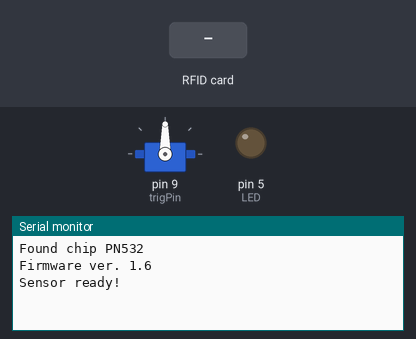
Recording of a sketch running on a simulated Arduino Uno, built with avr-gcc and run on an emulated ATmega328P. On the bench: servo, output pins drawn as LEDs (lit = HIGH), the last lines printed to the serial monitor. Inputs (shaded band) come from the test bench.

Above: at 1.2 s.
1.3 s: RFID card 79 C4 4D 50 held to the reader
At 2.1 s:
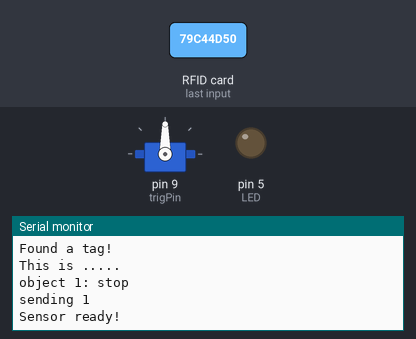
2.8 s: RFID card 69 12 CF 14 held to the reader
At 3.1 s:
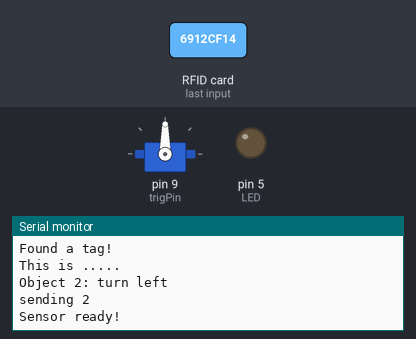
4.3 s: RFID card 19 E0 71 7C held to the reader
At 5.7 s:
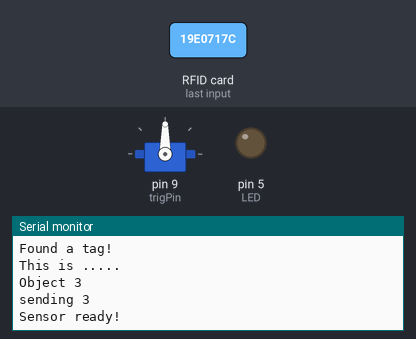

Measured:
- after the input at 1.3 s, the serial monitor: prints a new line at once (image 1)
- after the input at 2.8 s, the serial monitor: prints a new line at once (image 2)
- after the input at 4.3 s, the serial monitor: prints a new line at once (image 3)

The sketch:

bidirectional_SPI.ino
```cpp
#include <Adafruit_PN532.h>
#include <SPI.h>
#include <Servo.h>
#include <Wire.h>

//Bi-directinal SPI
//13 SCK  (serial clock)
//12 MISO (master in slave out)
//11 MOSI (master out slave in)
//10 SS (slave select)

// If using the breakout or shield with I2C, define just the pins connected
// to the IRQ and reset lines.  Use the values below (2, 3) for the shield!
//RFID module
#define PN532_IRQ   (2)  //pin 3 of the RJ12 17 (2)
#define PN532_RESET (3)  // pin 4 of the RJ12 9  (3)

int send_data[6];

// Or use this line for a breakout or shield with an I2C connection:
Adafruit_PN532 nfc(PN532_IRQ, PN532_RESET);


Servo myservo;
//initialize the buffer
int bufSize = 4;
char buf [4];
volatile byte pos = 0;
//volatile boolean process_it;
//different sensors pins initialization
int trigPin = 3; //setting the pins for ultrasonic here for testing purpose
int echoPin = A1;
int infra;
int line;
int encoderPin;
int motorpin1;
int motorpin2;
long duration,cm;
int n = 0;
bool valid = false;
bool process_it = false;
String x = "";
int LED = 5;
byte newbyte = 0;
int first, second, third, fourth;

bool found_tag = false;
//int interruptPin = 10; //might not be necessary

void setup() {
  Serial.begin(115200);
  pinMode (MISO, OUTPUT);
  SPCR |= bit (SPE); //turn on SPI in slave mode
  pinMode(trigPin, OUTPUT);
  pinMode(echoPin, INPUT);
  pinMode(LED, OUTPUT);
  pos = 0;
  //process_it = false;
  myservo.attach(9);
  //turn on the interrupt
  SPI.attachInterrupt();

  //RFID initialization
  nfc.begin();

 uint32_t versiondata = nfc.getFirmwareVersion();
  if (! versiondata) {
    Serial.print("Didn't find PN53x board");
    while (1); // halt
  }

  // Got ok data, print it out!
  Serial.print("Found chip PN5"); Serial.println((versiondata>>24) & 0xFF, HEX);
  Serial.print("Firmware ver. "); Serial.print((versiondata>>16) & 0xFF, DEC);
  Serial.print('.'); Serial.println((versiondata>>8) & 0xFF, DEC);

  // Set the max number of retry attempts to read from a card
  // This prevents us from waiting forever for a card, which is
  // the default behaviour of the PN532.
  nfc.setPassiveActivationRetries(0xFF);

  // configure board to read RFID tags
  nfc.SAMConfig();
}

//SPI ISR (Interrupt Service Routine)

ISR (SPI_STC_vect){

  byte c = SPDR; //get byte from the SPI data register
  //detect the beginning of the buffer, do not put it in the buffer
  if (c == '\n'){
    valid = true;
  }
  //detect the end character
  else if (c == '\r'){
    valid = false;
//    buf[0] = 0;
//    buf[1] = 0;
      pos = 0;
//  process_it = true;
  }
  //put data into the buffer
  if ((valid == true) && (c != '\n') && (c != '\r')){
    if (pos < bufSize ){  ///sizeof buffer
    buf [pos] = c;
    pos ++;
  }
  }
}

void RFID_reading(){
  boolean success;
  uint8_t uid[] = { 0, 0, 0, 0, 0, 0, 0 };  // Buffer to store the returned UID
  //the RFID tag we are using has UID of 4 bytes
  uint8_t uidLength;        // Length of the UID (4 or 7 bytes depending on ISO14443A card type)
  bool found_a_tag = false;

  // Wait for an ISO14443A type cards (Mifare, etc.).  When one is found
  // 'uid' will be populated with the UID, and uidLength will indicate
  // if the uid is 4 bytes (Mifare Classic) or 7 bytes (Mifare Ultralight)

  success = nfc.readPassiveTargetID(PN532_MIFARE_ISO14443A, &uid[0], &uidLength);

  if (success) {
    bool found_a_tag = true;
    //the correct order is 209, 21, 230, and 219
    //for the one with blue tag
    //19-->25
    //E0--> 224
    //71 -->113
    //7C --> 124
    Serial.println("Found a card!");
    Serial.print("UID Length: ");
    Serial.print(uidLength, DEC);
    Serial.println(" bytes");

    if (found_a_tag){
        for (uint8_t i=0; i < uidLength; i++)
        {
          //Serial.print(" 0x");
          //Serial.println(uid[i], HEX);
          Serial.print("sending");
          Serial.println(uid[i],DEC);
          SPDR = uid[i];
        }
      found_a_tag = false;
    }
  }

       else
  {
    // PN532 probably timed out waiting for a card
    Serial.println("Timed out waiting for a card");
  }

  delay(500);
  SPDR = 0;
  }


/*for servo demo
 * make the servo to turn the angle specified by pi
*/
void servo_demo(){
  //send 'ss' with the start and end character
  //as indication of setting servo angles
    if (buf[0] == 's' && buf[1] == 's' ){
      int a = buf[2];
      Serial.println(a);
      myservo.write(a);

  }
}

/*Getting distance data from the ultrasonic sensors  */
void get_distance(){
  digitalWrite(trigPin,LOW);
  delayMicroseconds(5);
  digitalWrite(trigPin,HIGH);
  delayMicroseconds(10);
  pinMode(echoPin,INPUT);
  duration = pulseIn(echoPin,HIGH);
  cm = (duration/2)/29.1;

}

void RFID_sendData(){

  boolean detector;
  uint8_t uid[] = { 0, 0, 0, 0, 0, 0, 0 };  // Buffer to store the returned UID from tag

  //Orange post it --> indicate turning right
  uint8_t obj1[] = {0x79, 0xC4, 0x4D, 0x50};
  uint8_t obj2[] = {0x69, 0x12, 0xCF, 0x14}; //Yellow post it
  uint8_t obj3[] = {0x19, 0xE0, 0x71, 0x7C};
  uint8_t uidLength;

  Serial.println("Sensor ready!");

      detector = nfc.readPassiveTargetID(PN532_MIFARE_ISO14443A, &uid[0], &uidLength);


    if(detector){
      Serial.println("Found a tag!");
      Serial.println("This is .....");
      //1 means stop
      if(memcmp(obj1, uid, 4) == 0){
        Serial.println("object 1: stop");
        Serial.println("sending 1");
        SPDR = 1;
        delay(10);
      }
      // 2 means turn cw
      else if (memcmp(obj2, uid, 4) == 0){
        Serial.println("Object 2: turn left");
        Serial.println("sending 2");
        SPDR = 2;
        delay(10);
      }
      //3 means ccw
      else if (memcmp(obj3, uid, 4) == 0){
        Serial.println("Object 3");
        Serial.println("sending 3");
        SPDR = 3;
        delay(10);
      }
//      //3 means spin around
//      else if (memcmp(obj4, uid, 4) == 0){
//        Serial.println("Object 4");
//        SPDR = 3;
//        delay(500);
//      }
    }
}


/*for testing bidirectional communication
* in the blockly code. Taking in distance
* data and make the bot do something in blockly
*/
void send_distance(){

  get_distance();

  if (buf[0] == 'd' && buf[1] == 'u'){
      SPDR = cm;
      Serial.println(cm);
  }
}


/*custom port switching functi
on */
void set_ports(){

    if (buf[0] == '2'){
    //right motor
      if ((buf[1] == 'L') && (buf[2] == 'M') ){
          encoderPin = A0;
          motorpin1 = 4;
          motorpin2 = 6;
          pinMode(motorpin1, OUTPUT);
          pinMode(motorpin2, OUTPUT);
          pinMode(encoderPin, INPUT);
    }
    //right motor
      else if ((buf[1] == 'R') && (buf[2] == 'M')){
          encoderPin = A0;
          motorpin1 = 4;
          motorpin2 = 6;
          pinMode(motorpin1, OUTPUT);
          pinMode(motorpin2, OUTPUT);
          pinMode(encoderPin, INPUT);
    }
    //ultrasonic
      else if (buf[1] == 'U'){
        echoPin = A0;
        trigPin = 4;
        pinMode(trigPin, OUTPUT);
        pinMode(echoPin, INPUT);
    }
    //infrared sensor
      else if (buf[1] == 'I'){
        infra = 4;
        pinMode(infra, INPUT);

  }

    //Line Sensors
      else if (buf[1] == 'L'){
        line = A0;
        pinMode(line, INPUT);

    }
  }


else if (buf[0] == '3'){
    //left motor
    if ((buf[1] == 'L') && (buf[2] == 'M') ){
      encoderPin = A1;
      motorpin1 = 2;
      motorpin2 = 3;
      pinMode(motorpin1, OUTPUT);
      pinMode(motorpin2, OUTPUT);
      pinMode(encoderPin, INPUT);
    }
    //right motor
    else if ((buf[1] == 'R') && (buf[2] == 'M')){
      encoderPin = A1;
      motorpin1 = 2;
      motorpin2 = 3;
      pinMode(motorpin1, OUTPUT);
      pinMode(motorpin2, OUTPUT);
      pinMode(encoderPin, INPUT);
    }
    //ultrasonic
    else if (buf[1] == 'U'){
        echoPin = A1;
        trigPin = 3;
        pinMode(trigPin, OUTPUT);
        pinMode(echoPin, INPUT);
        Serial.println("J3 has set up for ultrasonic");
        Serial.println("Distance Data can be read now");
    }
    //infrared sensor
    else if (buf[1] == 'I'){
        infra = 7;
        pinMode(infra, INPUT);

  }

    //Line Sensors
    else if (buf[1] == 'L'){
        line = A1;
        pinMode(line, INPUT);

    }
  }
  if (buf[0] == '4'){
    //left motor
    if ((buf[1] == 'L') && (buf[2] == 'M') ){
          encoderPin = A2;
          motorpin1 = 8;
          motorpin2 = 5; //pwm pins
          pinMode(motorpin1, OUTPUT);
          pinMode(motorpin2, OUTPUT);
          pinMode(encoderPin, INPUT);
    }
    //right motor
    else if ((buf[1] == 'R') && (buf[2] == 'M')){
          encoderPin = A2;
          motorpin1 = 8;
          motorpin2 = 5; //pwm pins
          pinMode(motorpin1, OUTPUT);
          pinMode(motorpin2, OUTPUT);
          pinMode(encoderPin, INPUT);
    }
    //ultrasonic
    else if (buf[1] == 'U'){
        echoPin = A2;
        trigPin = 5;
        pinMode(trigPin, OUTPUT);
        pinMode(echoPin, INPUT);
    }
    //infrared sensor
    else if (buf[1] == 'I'){
        infra = 8;
        pinMode(infra, INPUT);
  }

    //Line Sensors
    else if (buf[1] == 'L'){
        line = A2;
        pinMode(line, INPUT);

    }
  }
  if (buf[0] == '8'){
    //ultrasonic
    if (buf[1] == 'U'){
        echoPin = A3;
        trigPin = 9;
        pinMode(trigPin, OUTPUT);
        pinMode(echoPin, INPUT);
    }
    //infrared sensor
    else if (buf[1] == 'I'){
        infra = 9;
        pinMode(infra, INPUT);

  }

    //Line Sensors
    else if (buf[1] == 'L'){
        line = A3;
        pinMode(infra, INPUT);

    }
  }
  else if (buf[0] == '9'){
    if (buf[1] == 'L'){
        line = A5;
        pinMode(line, INPUT);
  }
 }
}
void loop() {

//    send_distance();
    //servo_demo();
    RFID_sendData();
    //RFID_reading();


//clear the buffer when a command is executed

  if (process_it){
    pos = 0;
    process_it = false;
  }
}
```
